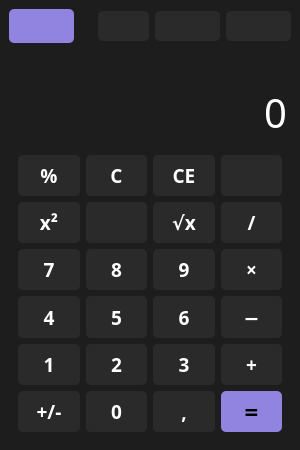
<?xml version="1.0" encoding="UTF-8"?>
<ui version="4.0">
 <class>MainWindow</class>
 <widget class="QMainWindow" name="MainWindow">
  <property name="geometry">
   <rect>
    <x>0</x>
    <y>0</y>
    <width>300</width>
    <height>450</height>
   </rect>
  </property>
  <property name="minimumSize">
   <size>
    <width>300</width>
    <height>450</height>
   </size>
  </property>
  <property name="mouseTracking">
   <bool>false</bool>
  </property>
  <property name="contextMenuPolicy">
   <enum>Qt::NoContextMenu</enum>
  </property>
  <property name="windowTitle">
   <string>Calculator</string>
  </property>
  <property name="windowIcon">
   <iconset resource="file_res.qrc">
    <normaloff>:/Icons/Calcul-icon.png</normaloff>:/Icons/Calcul-icon.png</iconset>
  </property>
  <property name="styleSheet">
   <string notr="true">QWidget {
  color: white;
  background-color: #1d1d1d;
  font-family: Roboto Mono;
  font-size: 18pt;
  font-weight: 400;
}

QLabel{
color: #888;
font-size: 12pt;
font-weight: 600;
  border: none;
}
QLineEdit{
  background-color: #1d1d1d;
  border-radius: 5px;
  font-size: 30pt;
  border: none;
}

QPushButton{
  background-color: #333235;
  border: none;
  background-color: rgba(255, 255, 255, 15);
  border-radius: 5px;
  font-size: 14pt;
  font-weight: 500;
}
QPushButton:hover{
  background-color: #242425;
}
QPushButton:pressed{
  background-color: #9184e0;
}

QToolButton{
  background-color: #333235;
  border: none;
  background-color: rgba(255, 255, 255, 15);
  border-radius: 5px;
  font-size: 14pt;
  font-weight: 500;
  style=height:24px;width:24px;
}
QToolButton:hover{
  background-color: #242425;
}
QToolButton:pressed{
  background-color: #9184e0;
}

#Bttn_rowno{   
	background-color: #9184e0;
	color: black;
	border: none;
	font-size: 18pt;
   font-weight: 500;
}

#Bttn_rowno:hover{
    background-color: #7567c9;
}
#Bttn_rowno:pressed {
    background-color:  #333235;
}

#Bttn_color{   
	background-color: #9184e0;
	color: black;
	border: none;
	font-size: 18pt;
   font-weight: 500;
}

#Bttn_color:hover{
    background-color: #5a49af;
}
#Bttn_color:pressed {
    background-color:  #333235;
}</string>
  </property>
  <property name="iconSize">
   <size>
    <width>24</width>
    <height>24</height>
   </size>
  </property>
  <widget class="QWidget" name="centralwidget">
   <layout class="QVBoxLayout" name="verticalLayout_2">
    <item>
     <layout class="QGridLayout" name="gridLayout_3">
      <item row="0" column="4">
       <widget class="QPushButton" name="Bttn_right">
        <property name="minimumSize">
         <size>
          <width>65</width>
          <height>30</height>
         </size>
        </property>
        <property name="maximumSize">
         <size>
          <width>65</width>
          <height>16777215</height>
         </size>
        </property>
        <property name="text">
         <string/>
        </property>
        <property name="icon">
         <iconset resource="file_res.qrc">
          <normaloff>:/Icons/right.png</normaloff>:/Icons/right.png</iconset>
        </property>
        <property name="iconSize">
         <size>
          <width>26</width>
          <height>24</height>
         </size>
        </property>
       </widget>
      </item>
      <item row="0" column="3">
       <widget class="QPushButton" name="Bttn_left">
        <property name="minimumSize">
         <size>
          <width>65</width>
          <height>30</height>
         </size>
        </property>
        <property name="maximumSize">
         <size>
          <width>65</width>
          <height>16777215</height>
         </size>
        </property>
        <property name="text">
         <string/>
        </property>
        <property name="icon">
         <iconset resource="file_res.qrc">
          <normaloff>:/Icons/light.png</normaloff>:/Icons/light.png</iconset>
        </property>
        <property name="iconSize">
         <size>
          <width>26</width>
          <height>26</height>
         </size>
        </property>
       </widget>
      </item>
      <item row="0" column="2" alignment="Qt::AlignRight">
       <widget class="QPushButton" name="Bttn_basket">
        <property name="minimumSize">
         <size>
          <width>30</width>
          <height>30</height>
         </size>
        </property>
        <property name="text">
         <string/>
        </property>
        <property name="icon">
         <iconset resource="file_res.qrc">
          <normaloff>:/Icons/basket.png</normaloff>:/Icons/basket.png</iconset>
        </property>
        <property name="iconSize">
         <size>
          <width>26</width>
          <height>26</height>
         </size>
        </property>
       </widget>
      </item>
      <item row="0" column="0" alignment="Qt::AlignLeft">
       <widget class="QPushButton" name="Bttn_color">
        <property name="minimumSize">
         <size>
          <width>30</width>
          <height>30</height>
         </size>
        </property>
        <property name="text">
         <string/>
        </property>
        <property name="icon">
         <iconset resource="file_res.qrc">
          <normaloff>:/Icons/cist-Fiol.png</normaloff>:/Icons/cist-Fiol.png</iconset>
        </property>
        <property name="iconSize">
         <size>
          <width>26</width>
          <height>26</height>
         </size>
        </property>
       </widget>
      </item>
     </layout>
    </item>
    <item>
     <layout class="QHBoxLayout" name="horizontalLayout">
      <item>
       <layout class="QVBoxLayout" name="verticalLayout">
        <item>
         <widget class="QLabel" name="Story">
          <property name="sizePolicy">
           <sizepolicy hsizetype="Preferred" vsizetype="Maximum">
            <horstretch>0</horstretch>
            <verstretch>0</verstretch>
           </sizepolicy>
          </property>
          <property name="minimumSize">
           <size>
            <width>260</width>
            <height>30</height>
           </size>
          </property>
          <property name="maximumSize">
           <size>
            <width>16777215</width>
            <height>30</height>
           </size>
          </property>
          <property name="cursor">
           <cursorShape>ArrowCursor</cursorShape>
          </property>
          <property name="styleSheet">
           <string notr="true"/>
          </property>
          <property name="text">
           <string/>
          </property>
          <property name="alignment">
           <set>Qt::AlignRight|Qt::AlignTrailing|Qt::AlignVCenter</set>
          </property>
         </widget>
        </item>
        <item>
         <widget class="QLineEdit" name="Operucia">
          <property name="sizePolicy">
           <sizepolicy hsizetype="Preferred" vsizetype="Maximum">
            <horstretch>0</horstretch>
            <verstretch>0</verstretch>
           </sizepolicy>
          </property>
          <property name="minimumSize">
           <size>
            <width>260</width>
            <height>55</height>
           </size>
          </property>
          <property name="maximumSize">
           <size>
            <width>16777215</width>
            <height>55</height>
           </size>
          </property>
          <property name="cursor">
           <cursorShape>IBeamCursor</cursorShape>
          </property>
          <property name="styleSheet">
           <string notr="true"/>
          </property>
          <property name="text">
           <string>0</string>
          </property>
          <property name="maxLength">
           <number>16</number>
          </property>
          <property name="alignment">
           <set>Qt::AlignRight|Qt::AlignTrailing|Qt::AlignVCenter</set>
          </property>
          <property name="readOnly">
           <bool>true</bool>
          </property>
         </widget>
        </item>
        <item>
         <widget class="QFrame" name="Buttons">
          <property name="sizePolicy">
           <sizepolicy hsizetype="Preferred" vsizetype="Preferred">
            <horstretch>0</horstretch>
            <verstretch>0</verstretch>
           </sizepolicy>
          </property>
          <property name="minimumSize">
           <size>
            <width>270</width>
            <height>0</height>
           </size>
          </property>
          <property name="styleSheet">
           <string notr="true"/>
          </property>
          <layout class="QGridLayout" name="gridLayout">
           <item row="6" column="6">
            <widget class="QPushButton" name="Bttn_rowno">
             <property name="sizePolicy">
              <sizepolicy hsizetype="Minimum" vsizetype="Expanding">
               <horstretch>0</horstretch>
               <verstretch>0</verstretch>
              </sizepolicy>
             </property>
             <property name="cursor">
              <cursorShape>PointingHandCursor</cursorShape>
             </property>
             <property name="styleSheet">
              <string notr="true"/>
             </property>
             <property name="text">
              <string>=</string>
             </property>
             <property name="shortcut">
              <string>=</string>
             </property>
            </widget>
           </item>
           <item row="3" column="2">
            <widget class="QPushButton" name="Bttn_8">
             <property name="sizePolicy">
              <sizepolicy hsizetype="Minimum" vsizetype="Expanding">
               <horstretch>0</horstretch>
               <verstretch>0</verstretch>
              </sizepolicy>
             </property>
             <property name="cursor">
              <cursorShape>PointingHandCursor</cursorShape>
             </property>
             <property name="text">
              <string>8</string>
             </property>
             <property name="shortcut">
              <string>8</string>
             </property>
            </widget>
           </item>
           <item row="5" column="1">
            <widget class="QPushButton" name="Bttn_1">
             <property name="sizePolicy">
              <sizepolicy hsizetype="Minimum" vsizetype="Expanding">
               <horstretch>0</horstretch>
               <verstretch>0</verstretch>
              </sizepolicy>
             </property>
             <property name="cursor">
              <cursorShape>PointingHandCursor</cursorShape>
             </property>
             <property name="text">
              <string>1</string>
             </property>
             <property name="shortcut">
              <string>1</string>
             </property>
            </widget>
           </item>
           <item row="0" column="2">
            <widget class="QPushButton" name="Bttn_Clear">
             <property name="sizePolicy">
              <sizepolicy hsizetype="Minimum" vsizetype="Expanding">
               <horstretch>0</horstretch>
               <verstretch>0</verstretch>
              </sizepolicy>
             </property>
             <property name="cursor">
              <cursorShape>PointingHandCursor</cursorShape>
             </property>
             <property name="text">
              <string>C</string>
             </property>
            </widget>
           </item>
           <item row="6" column="2">
            <widget class="QPushButton" name="Bttn_0">
             <property name="sizePolicy">
              <sizepolicy hsizetype="Minimum" vsizetype="Expanding">
               <horstretch>0</horstretch>
               <verstretch>0</verstretch>
              </sizepolicy>
             </property>
             <property name="cursor">
              <cursorShape>PointingHandCursor</cursorShape>
             </property>
             <property name="text">
              <string>0</string>
             </property>
             <property name="shortcut">
              <string>0</string>
             </property>
            </widget>
           </item>
           <item row="4" column="6">
            <widget class="QPushButton" name="Bttn_minus">
             <property name="sizePolicy">
              <sizepolicy hsizetype="Minimum" vsizetype="Expanding">
               <horstretch>0</horstretch>
               <verstretch>0</verstretch>
              </sizepolicy>
             </property>
             <property name="cursor">
              <cursorShape>PointingHandCursor</cursorShape>
             </property>
             <property name="text">
              <string>−</string>
             </property>
             <property name="shortcut">
              <string>-</string>
             </property>
            </widget>
           </item>
           <item row="3" column="1">
            <widget class="QPushButton" name="Bttn_7">
             <property name="sizePolicy">
              <sizepolicy hsizetype="Minimum" vsizetype="Expanding">
               <horstretch>0</horstretch>
               <verstretch>0</verstretch>
              </sizepolicy>
             </property>
             <property name="cursor">
              <cursorShape>PointingHandCursor</cursorShape>
             </property>
             <property name="text">
              <string>7</string>
             </property>
             <property name="shortcut">
              <string>7</string>
             </property>
            </widget>
           </item>
           <item row="6" column="4">
            <widget class="QPushButton" name="Bttn_drob">
             <property name="sizePolicy">
              <sizepolicy hsizetype="Minimum" vsizetype="Expanding">
               <horstretch>0</horstretch>
               <verstretch>0</verstretch>
              </sizepolicy>
             </property>
             <property name="cursor">
              <cursorShape>PointingHandCursor</cursorShape>
             </property>
             <property name="text">
              <string>,</string>
             </property>
             <property name="shortcut">
              <string>,</string>
             </property>
            </widget>
           </item>
           <item row="0" column="1">
            <widget class="QPushButton" name="Bttn_Percent">
             <property name="sizePolicy">
              <sizepolicy hsizetype="Minimum" vsizetype="Expanding">
               <horstretch>0</horstretch>
               <verstretch>0</verstretch>
              </sizepolicy>
             </property>
             <property name="cursor">
              <cursorShape>PointingHandCursor</cursorShape>
             </property>
             <property name="text">
              <string>%</string>
             </property>
            </widget>
           </item>
           <item row="4" column="4">
            <widget class="QPushButton" name="Bttn_6">
             <property name="sizePolicy">
              <sizepolicy hsizetype="Minimum" vsizetype="Expanding">
               <horstretch>0</horstretch>
               <verstretch>0</verstretch>
              </sizepolicy>
             </property>
             <property name="cursor">
              <cursorShape>PointingHandCursor</cursorShape>
             </property>
             <property name="text">
              <string>6</string>
             </property>
             <property name="shortcut">
              <string>6</string>
             </property>
            </widget>
           </item>
           <item row="5" column="6">
            <widget class="QPushButton" name="Bttn_plus">
             <property name="sizePolicy">
              <sizepolicy hsizetype="Minimum" vsizetype="Expanding">
               <horstretch>0</horstretch>
               <verstretch>0</verstretch>
              </sizepolicy>
             </property>
             <property name="cursor">
              <cursorShape>PointingHandCursor</cursorShape>
             </property>
             <property name="text">
              <string>+</string>
             </property>
             <property name="shortcut">
              <string>+</string>
             </property>
            </widget>
           </item>
           <item row="1" column="1">
            <widget class="QPushButton" name="Bttn_Degree">
             <property name="sizePolicy">
              <sizepolicy hsizetype="Minimum" vsizetype="Expanding">
               <horstretch>0</horstretch>
               <verstretch>0</verstretch>
              </sizepolicy>
             </property>
             <property name="cursor">
              <cursorShape>PointingHandCursor</cursorShape>
             </property>
             <property name="text">
              <string>x²</string>
             </property>
            </widget>
           </item>
           <item row="3" column="6">
            <widget class="QPushButton" name="Bttn_Umnoj">
             <property name="sizePolicy">
              <sizepolicy hsizetype="Minimum" vsizetype="Expanding">
               <horstretch>0</horstretch>
               <verstretch>0</verstretch>
              </sizepolicy>
             </property>
             <property name="cursor">
              <cursorShape>PointingHandCursor</cursorShape>
             </property>
             <property name="text">
              <string>×</string>
             </property>
             <property name="shortcut">
              <string>*</string>
             </property>
            </widget>
           </item>
           <item row="5" column="4">
            <widget class="QPushButton" name="Bttn_3">
             <property name="sizePolicy">
              <sizepolicy hsizetype="Minimum" vsizetype="Expanding">
               <horstretch>0</horstretch>
               <verstretch>0</verstretch>
              </sizepolicy>
             </property>
             <property name="cursor">
              <cursorShape>PointingHandCursor</cursorShape>
             </property>
             <property name="text">
              <string>3</string>
             </property>
             <property name="shortcut">
              <string>3</string>
             </property>
            </widget>
           </item>
           <item row="4" column="2">
            <widget class="QPushButton" name="Bttn_5">
             <property name="sizePolicy">
              <sizepolicy hsizetype="Minimum" vsizetype="Expanding">
               <horstretch>0</horstretch>
               <verstretch>0</verstretch>
              </sizepolicy>
             </property>
             <property name="cursor">
              <cursorShape>PointingHandCursor</cursorShape>
             </property>
             <property name="text">
              <string>5</string>
             </property>
             <property name="shortcut">
              <string>5</string>
             </property>
            </widget>
           </item>
           <item row="1" column="6">
            <widget class="QPushButton" name="Bttn_Delem">
             <property name="sizePolicy">
              <sizepolicy hsizetype="Minimum" vsizetype="Expanding">
               <horstretch>0</horstretch>
               <verstretch>0</verstretch>
              </sizepolicy>
             </property>
             <property name="cursor">
              <cursorShape>PointingHandCursor</cursorShape>
             </property>
             <property name="text">
              <string>/</string>
             </property>
             <property name="shortcut">
              <string>/</string>
             </property>
            </widget>
           </item>
           <item row="1" column="2">
            <widget class="QPushButton" name="Bttn_Fraction">
             <property name="sizePolicy">
              <sizepolicy hsizetype="Minimum" vsizetype="Expanding">
               <horstretch>0</horstretch>
               <verstretch>0</verstretch>
              </sizepolicy>
             </property>
             <property name="cursor">
              <cursorShape>PointingHandCursor</cursorShape>
             </property>
             <property name="text">
              <string/>
             </property>
             <property name="icon">
              <iconset resource="file_res.qrc">
               <normaloff>:/Icons/1onX.png</normaloff>:/Icons/1onX.png</iconset>
             </property>
             <property name="iconSize">
              <size>
               <width>26</width>
               <height>26</height>
              </size>
             </property>
            </widget>
           </item>
           <item row="5" column="2">
            <widget class="QPushButton" name="Bttn_2">
             <property name="sizePolicy">
              <sizepolicy hsizetype="Minimum" vsizetype="Expanding">
               <horstretch>0</horstretch>
               <verstretch>0</verstretch>
              </sizepolicy>
             </property>
             <property name="cursor">
              <cursorShape>PointingHandCursor</cursorShape>
             </property>
             <property name="text">
              <string>2</string>
             </property>
             <property name="shortcut">
              <string>2</string>
             </property>
            </widget>
           </item>
           <item row="0" column="6">
            <widget class="QPushButton" name="Bttn_Delete">
             <property name="sizePolicy">
              <sizepolicy hsizetype="Minimum" vsizetype="Expanding">
               <horstretch>0</horstretch>
               <verstretch>0</verstretch>
              </sizepolicy>
             </property>
             <property name="cursor">
              <cursorShape>PointingHandCursor</cursorShape>
             </property>
             <property name="text">
              <string/>
             </property>
             <property name="icon">
              <iconset resource="file_res.qrc">
               <normaloff>:/Icons/Bckspc.png</normaloff>:/Icons/Bckspc.png</iconset>
             </property>
             <property name="iconSize">
              <size>
               <width>26</width>
               <height>26</height>
              </size>
             </property>
             <property name="shortcut">
              <string>Backspace</string>
             </property>
            </widget>
           </item>
           <item row="0" column="4">
            <widget class="QPushButton" name="Bttn_CE">
             <property name="sizePolicy">
              <sizepolicy hsizetype="Minimum" vsizetype="Expanding">
               <horstretch>0</horstretch>
               <verstretch>0</verstretch>
              </sizepolicy>
             </property>
             <property name="cursor">
              <cursorShape>PointingHandCursor</cursorShape>
             </property>
             <property name="text">
              <string>CE</string>
             </property>
             <property name="shortcut">
              <string>Del</string>
             </property>
            </widget>
           </item>
           <item row="6" column="1">
            <widget class="QPushButton" name="Bttn_Otricianie">
             <property name="sizePolicy">
              <sizepolicy hsizetype="Minimum" vsizetype="Expanding">
               <horstretch>0</horstretch>
               <verstretch>0</verstretch>
              </sizepolicy>
             </property>
             <property name="cursor">
              <cursorShape>PointingHandCursor</cursorShape>
             </property>
             <property name="text">
              <string>+/-</string>
             </property>
             <property name="iconSize">
              <size>
               <width>16</width>
               <height>16</height>
              </size>
             </property>
            </widget>
           </item>
           <item row="3" column="4">
            <widget class="QPushButton" name="Bttn_9">
             <property name="sizePolicy">
              <sizepolicy hsizetype="Minimum" vsizetype="Expanding">
               <horstretch>0</horstretch>
               <verstretch>0</verstretch>
              </sizepolicy>
             </property>
             <property name="cursor">
              <cursorShape>PointingHandCursor</cursorShape>
             </property>
             <property name="text">
              <string>9</string>
             </property>
             <property name="shortcut">
              <string>9</string>
             </property>
            </widget>
           </item>
           <item row="4" column="1">
            <widget class="QPushButton" name="Bttn_4">
             <property name="sizePolicy">
              <sizepolicy hsizetype="Minimum" vsizetype="Expanding">
               <horstretch>0</horstretch>
               <verstretch>0</verstretch>
              </sizepolicy>
             </property>
             <property name="cursor">
              <cursorShape>PointingHandCursor</cursorShape>
             </property>
             <property name="text">
              <string>4</string>
             </property>
             <property name="shortcut">
              <string>4</string>
             </property>
            </widget>
           </item>
           <item row="1" column="4">
            <widget class="QPushButton" name="Bttn_Root">
             <property name="sizePolicy">
              <sizepolicy hsizetype="Minimum" vsizetype="Expanding">
               <horstretch>0</horstretch>
               <verstretch>0</verstretch>
              </sizepolicy>
             </property>
             <property name="cursor">
              <cursorShape>PointingHandCursor</cursorShape>
             </property>
             <property name="text">
              <string>√x</string>
             </property>
            </widget>
           </item>
          </layout>
         </widget>
        </item>
       </layout>
      </item>
     </layout>
    </item>
   </layout>
  </widget>
 </widget>
 <resources>
  <include location="file_res.qrc"/>
 </resources>
 <connections/>
</ui>
